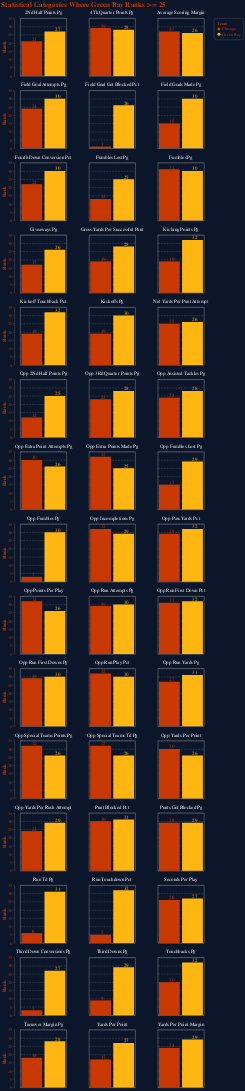

The notebook cell saved with this chart:
### Code cell
bars = alt.Chart(df, height=200, width=160)\
.mark_bar()\
.encode(
    x=alt.X(**y_cfgs, axis=None),
    y=alt.Y(**x_cfgs),
    color=(alt.Color("Team", scale=alt.Scale(domain=teams, range=[team_color, opp_team_color]))),
    tooltip=[
        alt.Tooltip("Stat", title="Stat"),
                alt.Tooltip("Team", title="Team"),
                        alt.Tooltip("value", title="Rank"),
            ]
)
text = bars.mark_text(
    align='left',
    baseline='middle',
    #dx=-10,  # Nudges text to right so it doesn't appear on top of the bar
    dy=-7,
    fontSize = 17
).encode(
    text='value:Q'
)

plot = (bars + text).facet(facet=alt.Facet("Stat:O", title="", header=alt.Header(labelColor="white", labelFontSize=17,)), columns=3, title=f"Statistical Categories Where {teams[1]} Ranks >= 25").configure(background=primary_color)\
.configure_axis(gridColor="grey", gridDash=[6,4])\
.configure_axisLeft(**axisLeftKwargs)\
.configure_axisBottom(**axisBottomKwargs)\
.configure_title(color=secondary_color, fontSize=25)\
.configure_legend(**legendKwargs)
plot.save("chart_json/bad_rank.json")
plot

### Figure 1 — Vega-Lite specification as saved in the notebook (floating-point values rounded to 4 significant figures)
{"config": {"view": {"continuousWidth": 400, "continuousHeight": 300}, "axis": {"gridColor": "grey", "gridDash": [6, 4]}, "axisBottom": {"labelColor": "#c83803", "labelFontSize": 15, "titleColor": "#c83803", "titleFontSize": 17}, "axisLeft": {"labelColor": "#c83803", "labelFontSize": 15, "titleColor": "#c83803", "titleFontSize": 17}, "background": "#0B162A", "legend": {"cornerRadius": 10, "fillColor": "#0B162A", "labelColor": "#c83803", "labelFontSize": 15, "padding": 10, "strokeColor": "gray", "titleColor": "#c83803", "titleFontSize": 15}, "title": {"color": "#c83803", "fontSize": 25}}, "data": {"name": "data-49ff8bc1e1ddd6570002ff29e5608291"}, "facet": {"type": "ordinal", "field": "Stat", "header": {"labelColor": "white", "labelFontSize": 17}, "title": ""}, "spec": {"layer": [{"mark": "bar", "encoding": {"color": {"type": "nominal", "field": "Team", "scale": {"domain": ["Chicago", "Green Bay"], "range": ["#c83803", "#FFB612"]}}, "tooltip": [{"type": "nominal", "field": "Stat", "title": "Stat"}, {"type": "nominal", "field": "Team", "title": "Team"}, {"type": "quantitative", "field": "value", "title": "Rank"}], "x": {"type": "ordinal", "axis": null, "field": "Team", "title": ""}, "y": {"type": "quantitative", "field": "value", "title": "Rank"}}, "height": 200, "width": 160}, {"mark": {"type": "text", "align": "left", "baseline": "middle", "dy": -7, "fontSize": 17}, "encoding": {"color": {"type": "nominal", "field": "Team", "scale": {"domain": ["Chicago", "Green Bay"], "range": ["#c83803", "#FFB612"]}}, "text": {"type": "quantitative", "field": "value"}, "tooltip": [{"type": "nominal", "field": "Stat", "title": "Stat"}, {"type": "nominal", "field": "Team", "title": "Team"}, {"type": "quantitative", "field": "value", "title": "Rank"}], "x": {"type": "ordinal", "axis": null, "field": "Team", "title": ""}, "y": {"type": "quantitative", "field": "value", "title": "Rank"}}, "height": 200, "width": 160}]}, "columns": 3, "title": "Statistical Categories Where Green Bay Ranks >= 25", "$schema": "https://vega.github.io/schema/vega-lite/v4.8.1.json", "datasets": {"data-49ff8bc1e1ddd6570002ff29e5608291": [{"Stat": "2Nd Half Points Pg", "Team": "Chicago", "value": 21}, {"Stat": "4Th Quarter Points Pg", "Team": "Chicago", "value": 29}, {"Stat": "Average Scoring Margin", "Team": "Chicago", "value": 27}, {"Stat": "Field Goal Attempts Pg", "Team": "Chicago", "value": 24}, {"Stat": "Field Goal Got Blocked Pct", "Team": "Chicago", "value": 1}, {"Stat": "Field Goals Made Pg", "Team": "Chicago", "value": 15}, {"Stat": "Fourth Down Conversion Pct", "Team": "Chicago", "value": 22}, {"Stat": "Fumbles Lost Pg", "Team": "Chicago", "value": 13}, {"Stat": "Fumbles Pg", "Team": "Chicago", "value": 31}, {"Stat": "Giveaways Pg", "Team": "Chicago", "value": 17}, {"Stat": "Gross Yards Per Successful Punt", "Team": "Chicago", "value": 19}, {"Stat": "Kicking Points Pg", "Team": "Chicago", "value": 19}, {"Stat": "Kickoff Touchback Pct", "Team": "Chicago", "value": 19}, {"Stat": "Kickoffs Pg", "Team": "Chicago", "value": 19}, {"Stat": "Net Yards Per Punt Attempt", "Team": "Chicago", "value": 25}, {"Stat": "Opp 2Nd Half Points Pg", "Team": "Chicago", "value": 12}, {"Stat": "Opp 3Rd Quarter Points Pg", "Team": "Chicago", "value": 23}, {"Stat": "Opp Assisted Tackles Pg", "Team": "Chicago", "value": 24}, {"Stat": "Opp Extra Point Attempts Pg", "Team": "Chicago", "value": 30}, {"Stat": "Opp Extra Points Made Pg", "Team": "Chicago", "value": 32}, {"Stat": "Opp Fumbles Lost Pg", "Team": "Chicago", "value": 15}, {"Stat": "Opp Fumbles Pg", "Team": "Chicago", "value": 3}, {"Stat": "Opp Incompletions Pg", "Team": "Chicago", "value": 32}, {"Stat": "Opp Pass Yards Pct", "Team": "Chicago", "value": 29}, {"Stat": "Opp Points Per Play", "Team": "Chicago", "value": 32}, {"Stat": "Opp Run Attempts Pg", "Team": "Chicago", "value": 29}, {"Stat": "Opp Run First Down Pct", "Team": "Chicago", "value": 31}, {"Stat": "Opp Run First Downs Pg", "Team": "Chicago", "value": 29}, {"Stat": "Opp Run Play Pct", "Team": "Chicago", "value": 32}, {"Stat": "Opp Run Yards Pg", "Team": "Chicago", "value": 27}, {"Stat": "Opp Special Teams Points Pg", "Team": "Chicago", "value": 32}, {"Stat": "Opp Special Teams Td Pg", "Team": "Chicago", "value": 32}, {"Stat": "Opp Yards Per Point", "Team": "Chicago", "value": 30}, {"Stat": "Opp Yards Per Rush Attempt", "Team": "Chicago", "value": 24}, {"Stat": "Punt Blocked Pct", "Team": "Chicago", "value": 30}, {"Stat": "Punts Got Blocked Pg", "Team": "Chicago", "value": 29}, {"Stat": "Run Td Pg", "Team": "Chicago", "value": 6}, {"Stat": "Run Touchdown Pct", "Team": "Chicago", "value": 5}, {"Stat": "Seconds Per Play", "Team": "Chicago", "value": 26}, {"Stat": "Third Down Conversions Pg", "Team": "Chicago", "value": 3}, {"Stat": "Third Downs Pg", "Team": "Chicago", "value": 9}, {"Stat": "Touchbacks Pg", "Team": "Chicago", "value": 20}, {"Stat": "Turnover Margin Pg", "Team": "Chicago", "value": 18}, {"Stat": "Yards Per Point", "Team": "Chicago", "value": 17}, {"Stat": "Yards Per Point Margin", "Team": "Chicago", "value": 24}, {"Stat": "2Nd Half Points Pg", "Team": "Green Bay", "value": 27}, {"Stat": "4Th Quarter Points Pg", "Team": "Green Bay", "value": 28}, {"Stat": "Average Scoring Margin", "Team": "Green Bay", "value": 26}, {"Stat": "Field Goal Attempts Pg", "Team": "Green Bay", "value": 30}, {"Stat": "Field Goal Got Blocked Pct", "Team": "Green Bay", "value": 26}, {"Stat": "Field Goals Made Pg", "Team": "Green Bay", "value": 30}, {"Stat": "Fourth Down Conversion Pct", "Team": "Green Bay", "value": 30}, {"Stat": "Fumbles Lost Pg", "Team": "Green Bay", "value": 25}, {"Stat": "Fumbles Pg", "Team": "Green Bay", "value": 30}, {"Stat": "Giveaways Pg", "Team": "Green Bay", "value": 26}, {"Stat": "Gross Yards Per Successful Punt", "Team": "Green Bay", "value": 28}, {"Stat": "Kicking Points Pg", "Team": "Green Bay", "value": 32}, {"Stat": "Kickoff Touchback Pct", "Team": "Green Bay", "value": 32}, {"Stat": "Kickoffs Pg", "Team": "Green Bay", "value": 30}, {"Stat": "Net Yards Per Punt Attempt", "Team": "Green Bay", "value": 26}, {"Stat": "Opp 2Nd Half Points Pg", "Team": "Green Bay", "value": 25}, {"Stat": "Opp 3Rd Quarter Points Pg", "Team": "Green Bay", "value": 28}, {"Stat": "Opp Assisted Tackles Pg", "Team": "Green Bay", "value": 28}, {"Stat": "Opp Extra Point Attempts Pg", "Team": "Green Bay", "value": 26}, {"Stat": "Opp Extra Points Made Pg", "Team": "Green Bay", "value": 25}, {"Stat": "Opp Fumbles Lost Pg", "Team": "Green Bay", "value": 29}, {"Stat": "Opp Fumbles Pg", "Team": "Green Bay", "value": 30}, {"Stat": "Opp Incompletions Pg", "Team": "Green Bay", "value": 29}, {"Stat": "Opp Pass Yards Pct", "Team": "Green Bay", "value": 32}, {"Stat": "Opp Points Per Play", "Team": "Green Bay", "value": 26}, {"Stat": "Opp Run Attempts Pg", "Team": "Green Bay", "value": 30}, {"Stat": "Opp Run First Down Pct", "Team": "Green Bay", "value": 32}, {"Stat": "Opp Run First Downs Pg", "Team": "Green Bay", "value": 30}, {"Stat": "Opp Run Play Pct", "Team": "Green Bay", "value": 30}, {"Stat": "Opp Run Yards Pg", "Team": "Green Bay", "value": 31}, {"Stat": "Opp Special Teams Points Pg", "Team": "Green Bay", "value": 26}, {"Stat": "Opp Special Teams Td Pg", "Team": "Green Bay", "value": 26}, {"Stat": "Opp Yards Per Point", "Team": "Green Bay", "value": 26}, {"Stat": "Opp Yards Per Rush Attempt", "Team": "Green Bay", "value": 29}, {"Stat": "Punt Blocked Pct", "Team": "Green Bay", "value": 31}, {"Stat": "Punts Got Blocked Pg", "Team": "Green Bay", "value": 29}, {"Stat": "Run Td Pg", "Team": "Green Bay", "value": 31}, {"Stat": "Run Touchdown Pct", "Team": "Green Bay", "value": 32}, {"Stat": "Seconds Per Play", "Team": "Green Bay", "value": 27}, {"Stat": "Third Down Conversions Pg", "Team": "Green Bay", "value": 27}, {"Stat": "Third Downs Pg", "Team": "Green Bay", "value": 29}, {"Stat": "Touchbacks Pg", "Team": "Green Bay", "value": 32}, {"Stat": "Turnover Margin Pg", "Team": "Green Bay", "value": 28}, {"Stat": "Yards Per Point", "Team": "Green Bay", "value": 27}, {"Stat": "Yards Per Point Margin", "Team": "Green Bay", "value": 29}]}}
